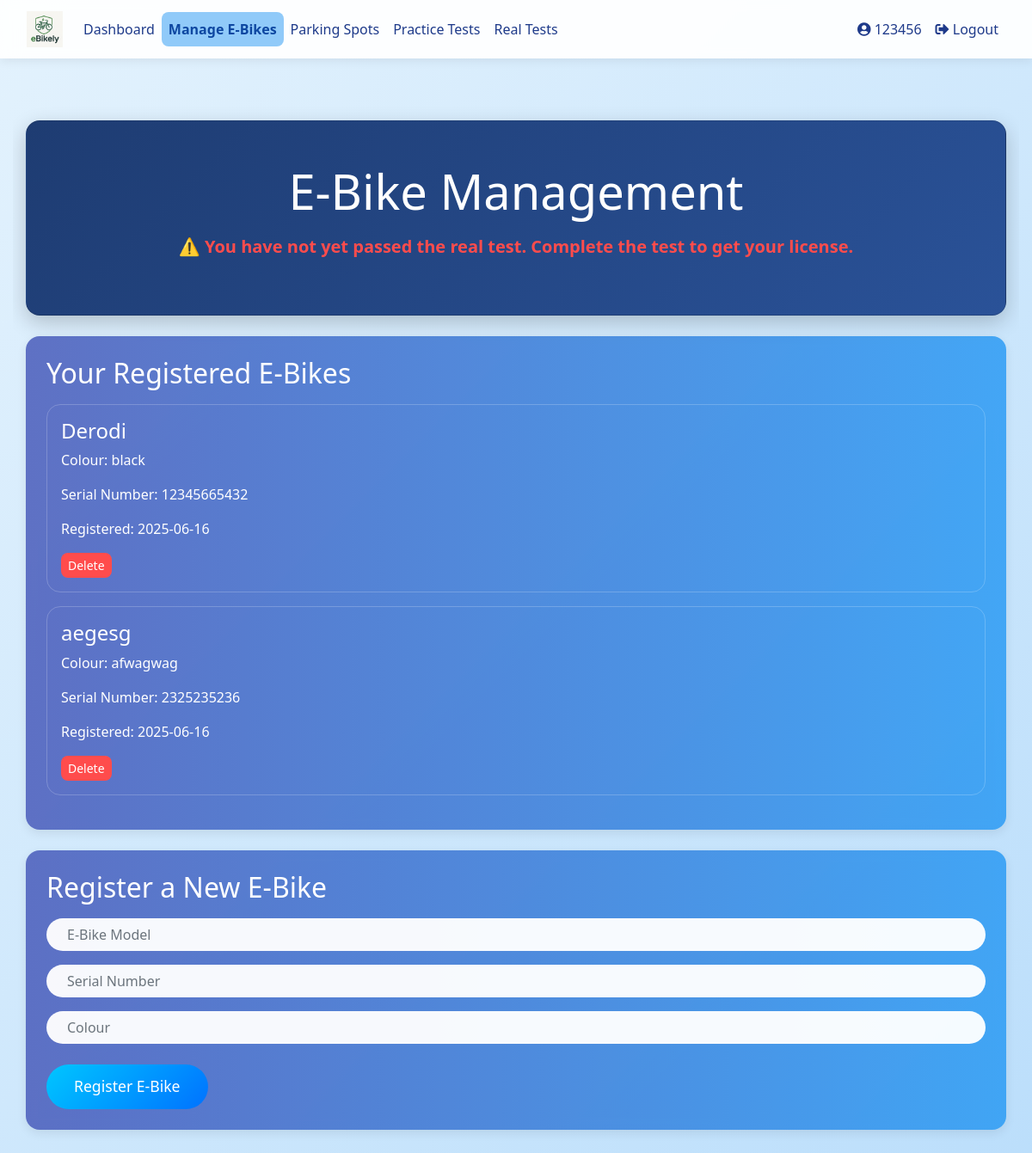
Page /ebikes (signed in) on the earlier database version.
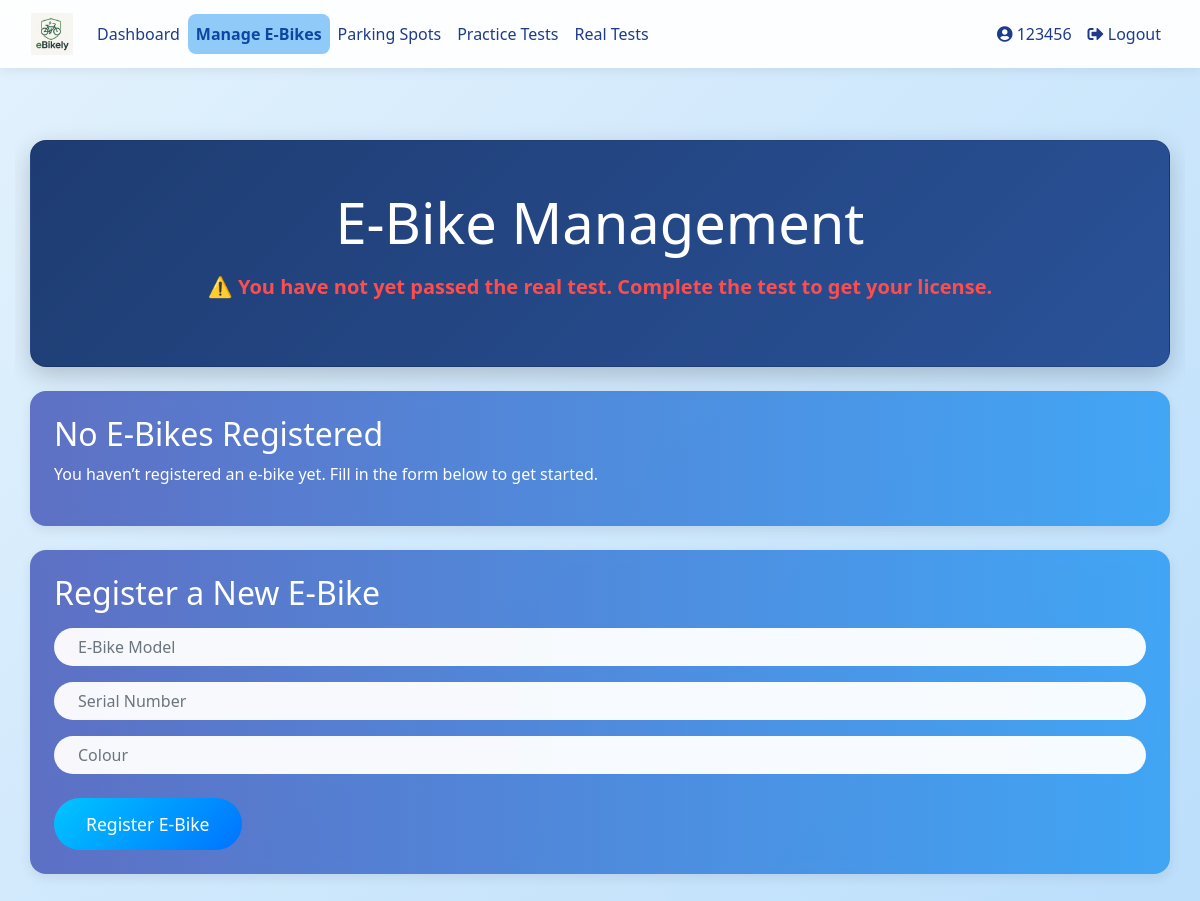
Same page on the later database version.
### database_setup.py (models this page shows)
class EBike(Base):
    __tablename__ = 'ebikes'
    id = Column(Integer, primary_key=True)
    owner_id = Column(Integer, ForeignKey('users.id'), nullable=False)
    model = Column(String(100), nullable=False)
    serial_number = Column(String(100), unique=True, nullable=False)
    colour = Column(String(50), nullable=False)  # New field for e-bike colour
    is_approved = Column(Boolean, default=False)
    registration_date = Column(DateTime, default=datetime.utcnow)
    owner = relationship('User', back_populates='ebikes')

### app.py (the view, shortened to what this page needs)
@app.route('/ebikes', methods=['GET', 'POST'])
@login_required
def ebike_management():
    session = SessionLocal()
    form = forms.EbikeRegistrationForm()
    ebikes = session.query(EBike).filter_by(owner_id=current_user.id).all()
    passed_test = session.query(RealTestAttempt).filter(
        RealTestAttempt.user_id == current_user.id,
        RealTestAttempt.passed == True
    ).count() > 0
    session.close()
    return render_template('ebike_management.html', ebikes=ebikes, form=form, passed_test=passed_test)

### forms.py
class EbikeRegistrationForm(FlaskForm):
    model = StringField('E-Bike Model', validators=[DataRequired()])
    serial_number = StringField('Serial Number', validators=[DataRequired()])
    colour = StringField('E-Bike Colour', validators=[DataRequired()])
    submit = SubmitField('Register E-Bike')

### app.py (called while the page is built)
@login_manager.user_loader
def load_user(user_id):
    session = SessionLocal()
    user = session.query(User).get(int(user_id))
    session.close()
    return user

### templates/ebike_management.html (shortened to what this page needs)
{% extends 'base.html' %}
{% block content %}
<div class="container welcome-container">
    <div class="hero-section card text-white p-5 mb-4 fade-in">
        <h1 class="display-4 mb-3">E-Bike Management</h1>
        {% if passed_test %}
            <p class="license-status success lead">✅ You have passed the real test and are eligible for a license.</p>
        {% else %}
            <p class="license-status danger lead">⚠️ You have not yet passed the real test. Complete the test to get your license.</p>
        {% endif %}
    </div>
    <div class="row slide-up-delay">
        <div class="col-md-12 mb-4">
            <div class="card feature-card p-4">
                {% if ebikes %}
                    <h2 class="mb-3">Your Registered E-Bikes</h2>
                    <div class="list-group">
                        {% for ebike in ebikes %}
                            <div class="list-group-item text-white mb-3 p-3 bg-transparent" style="border: 1px solid rgba(255,255,255,0.2); border-radius: 1rem;">
                                <h4>{{ ebike.model }}</h4>
                                <p>Colour: {{ ebike.colour }}</p>
                                <p>Serial Number: {{ ebike.serial_number }}</p>
                                <p>Registered: {{ ebike.registration_date.strftime('%Y-%m-%d') }}</p>
                                <form method="POST" class="mt-2 d-inline">
                                    <button type="submit" class="btn btn-danger btn-sm">Delete</button>
                                </form>
                            </div>
                        {% endfor %}
                    </div>
                {% else %}
                    <h2>No E-Bikes Registered</h2>
                    <p>You haven’t registered an e-bike yet. Fill in the form below to get started.</p>
                {% endif %}
            </div>
        </div>
        <div class="col-md-12">
            <div class="card feature-card p-4">
                <h2 class="mb-3">Register a New E-Bike</h2>
                <form method="POST">
                    <div class="form-group mb-3">
                        {{ form.model(class="form-control custom-input", placeholder="E-Bike Model") }}
                    </div>
                    <div class="form-group mb-3">
                        {{ form.serial_number(class="form-control custom-input", placeholder="Serial Number") }}
                    </div>
                    <div class="form-group mb-4">
                        {{ form.colour(class="form-control custom-input", placeholder="Colour") }}
                    </div>
                    <button type="submit" class="btn btn-primary btn-lg pulse">Register E-Bike</button>
                </form>
            </div>
        </div>
    </div>
</div>
{% endblock %}

Differences in the rows shown:
no longer on this page (row edited): EBike: model "Derodi", colour "black", serial_number "12345665432", registration_date "2025-06-16"
no longer on this page (row edited): EBike: model "aegesg", colour "afwagwag", serial_number "2325235236", registration_date "2025-06-16"
Other differences:
text no longer shown: "Your Registered E-Bikes"
text now shown: "No E-Bikes Registered You haven’t registered an e-bike yet. Fill in the form below to get started."
